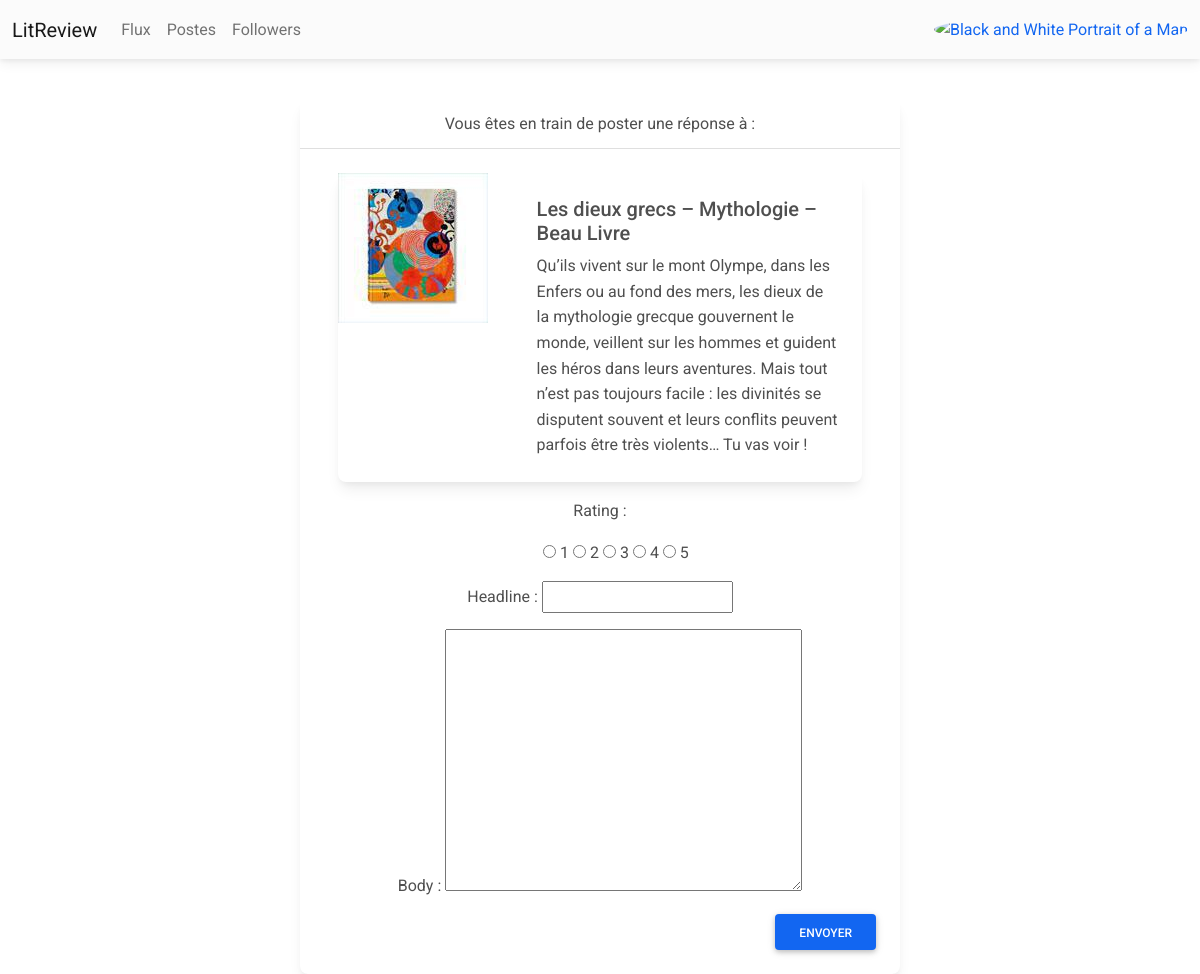
/ticket_response/1/ (signed in), run on the app's committed database.
### ReviewApp/models.py (models this page shows, shortened)
class Ticket(models.Model):
    title = models.CharField(max_length=128)
    description = models.TextField(max_length=2048, blank=True)
    user = models.ForeignKey(to=settings.AUTH_USER_MODEL,
                             on_delete=models.CASCADE)
    image = models.ImageField(null=True, blank=True)
    time_created = models.DateTimeField(auto_now_add=True)
    reviewed = models.BooleanField(default=False)
    IMAGE_MAX_SIZE = (150, 150)

### ReviewApp/views.py (the view, shortened to what this page needs)
# urls.py: path('ticket_response/<int:ticket_id>/', ReviewApp.views.ticket_response,
@login_required
def ticket_response(request, ticket_id):
    ticket = get_object_or_404(models.Ticket, id=ticket_id)
    review_form = forms.ReviewForm()
    context = {'ticket': ticket, 'review_form': review_form, 'response': True}
    return render(request, 'review/ticket_response.html', context)

### ReviewApp/forms.py
class ReviewForm(forms.ModelForm):
    post_review = forms.BooleanField(widget=forms.HiddenInput, initial=True)
    rating = forms.ChoiceField(choices=rating_values, widget=forms.RadioSelect)
    class Meta:
        model = models.Review
        fields = ['rating', 'headline', 'body']

### ReviewApp/templates/review/ticket_response.html (shortened to what this page needs)
{% extends 'index.html' %}
{% block content %}
    <div class="connexion_page">
<div class="card text-center" style="width: 50%; height:100%;text-align:center;">
  <div class="card-header" style="text-align:center;">Vous êtes en train de poster une réponse à :</div>
  <div class="card-body" >
      <div class="ticket_inside">
    {% include 'review/element/base_ticket.html' with ticket=ticket %}
</div>
<form method="post" enctype="multipart/form-data">
    <div style="text-align:center;">{{ review_form.as_p }}</div>
  <div style="text-align:right;">  <button type="submit" class="btn btn-primary">Envoyer</button></div>
</form>
  </div>
</div>
</div>
{% endblock %}

### ReviewApp/templates/review/element/base_ticket.html (shortened to what this page needs)
<div class="card mb-3" style="max-width: 800px;">
  <div class="row g-0">
    <div class="col-md-4">
      <img alt="rien" src="{{ ticket.image.url }}">
    </div>
    <div class="col-md-8">
      <div class="card-body">
        <h5 class="card-title">{{ ticket.title }}</h5>
        <p class="card-text">
          {{ ticket.description }}
        </p>
      </div>
    </div>
  </div>
</div>

### static/style.css (style rules this page uses)
html { background-color: #EEE; height: 100%; }
body { width: 100%; margin: auto; margin-top: 20px; }
.connexion_page { display: flex; justify-content: space-around; margin-top: 40px; }
.ticket_inside { margin: auto; margin-bottom: 10px; width: 95%; }
#id_rating li { display: inline; }
button { margin-bottom: 10px; }

### data on the page
Ticket: image (picture), title "Les dieux grecs – Mythologie – Beau Livre", description "Qu’ils vivent sur le mont Olympe, dans les Enfers ou au fond des mers, les dieux de la mythologie grecque gouvernent le monde, veillent sur les hommes et guident les héros dans leurs aventures. Mais tout n’est pas toujours facile : les divinités se disputent souvent et leurs conflits peuvent parfois être très violents… Tu vas voir !"
